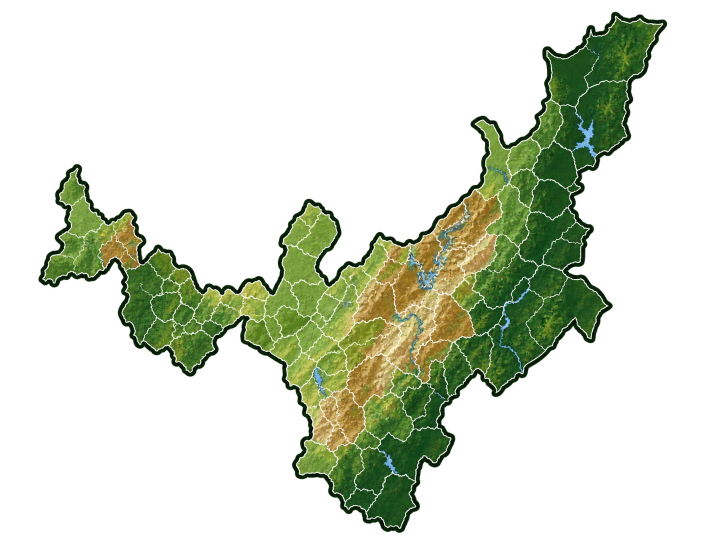
#> input picture img/Mapa departamental..png, 1448 x 1086 px, found by its file name (shown at 1/2 size)
$ python georreferenciar_mapa.py
#> lines starting #> are read from the running program, lines starting #| are printed output that depends on the picture; after the words box and inside, x2 and y2 are one past the last pixel; in counts of white or black regions, pixels touching at a corner belong together
"""
Georreferencia la imagen ilustrada del departamento (visor/img/Mapa departamental..png)
contra el contorno oficial (visor/datos/departamentos.json).

Ajuste AFIN completo (escala X/Y, desplazamiento, rotacion e inclinacion: 6 parametros) que
maximiza la coincidencia pixel a pixel (IoU) entre la silueta de la imagen y el limite real.
Luego la imagen se "remuestrea" (warp) a una grilla alineada con el mapa (Web Mercator), para
que el visor la pueda superponer sin deformaciones.

Salidas:
    visor/img/mapa_departamental_raster.png   imagen alineada, lista para el mapa
    visor/img/mapa_departamental_mini.png     version pequena (mapa de ubicacion)
    visor/datos/mapa_departamental.json       limites de la imagen y coincidencia lograda
"""
import json
import math
from pathlib import Path

import numpy as np
from PIL import Image, ImageDraw

VISOR = Path(__file__).parent / "visor"
ORIGEN = VISOR / "img" / "Mapa departamental..png"
ANCHO_TRABAJO = 700
ANCHO_SALIDA = 1600


def merc_y(lat):
    return math.log(math.tan(math.pi / 4 + math.radians(lat) / 2))


def lat_de(ym):
    return math.degrees(2 * math.atan(math.exp(ym)) - math.pi / 2)


def main():
    img = Image.open(ORIGEN).convert("RGBA")
#> img is the input picture: PIL image 1448x1086 RGBA; mean R, G, B, A 25.9, 32.8, 16.2, 67.1
    x0, y0, x1, y1 = img.getchannel("A").point(lambda a: 255 if a > 128 else 0).getbbox()
#> x0 = 77; y0 = 24; x1 = 1334; y1 = 1066
    recorte = img.crop((x0, y0, x1, y1))
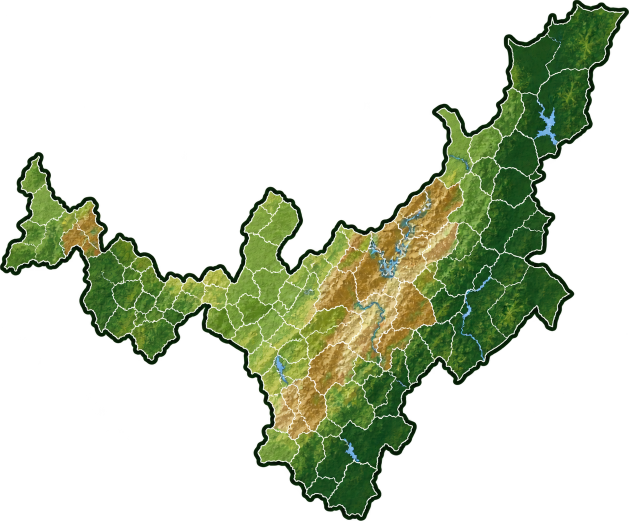
#> recorte: PIL image 1257x1042 RGBA (shown at 1/2 size); mean R, G, B, A 31.1, 39.4, 19.4, 80.6; transparent parts drawn white
    w, h = recorte.size
#> w = 1257; h = 1042
    k = ANCHO_TRABAJO / w
#> k = 0.557
    W, H = ANCHO_TRABAJO, round(h * k)
#> W = 700; H = 580
    mascara = np.array(recorte.getchannel("A").resize((W, H), Image.BILINEAR)) > 128
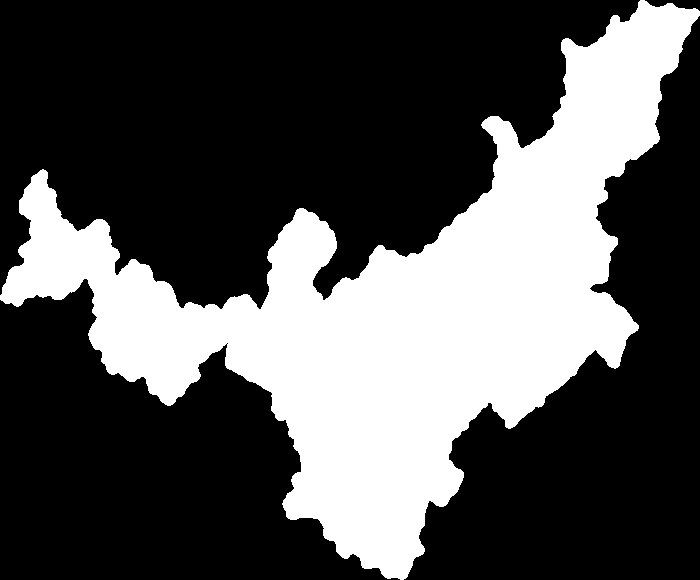
#> mascara: shape (580, 700) bool; 31.9% white; 1 white region, box (x1, y1, x2, y2) and area: (0, 0, 700, 580) 129537

#> (the run stopped early here; a loop or call above may not have finished)
